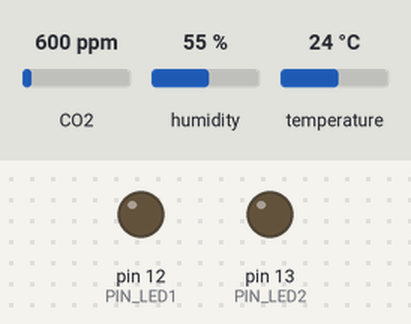
A sketch run on a simulated Arduino Uno, built with avr-gcc and run on an emulated ATmega328P. Shown: output pins drawn as LEDs (lit = HIGH). The test bench sets the inputs (shaded band); at power-on: humidity 55 %, temperature 24 °C, CO2 600 ppm. What the sketch prints to the serial monitor is not drawn.

Above: at 1.2 s.
1.3 s: humidity set to 58 %
5.3 s: humidity set to 61 %
At 8.6 s:
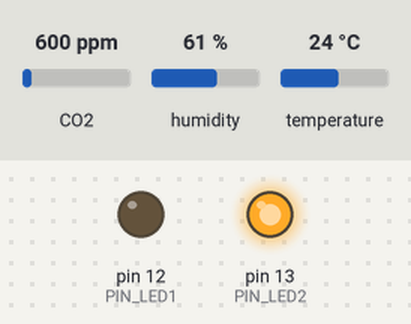
9.8 s: temperature set to 26 °C
At 13.3 s:
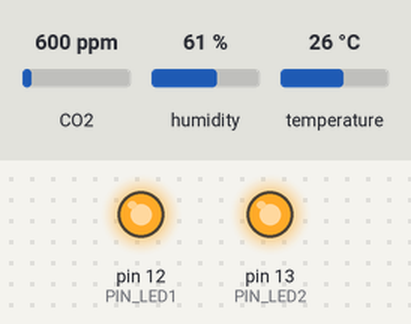
13.9 s: humidity set to 22 %
At 16.8 s:
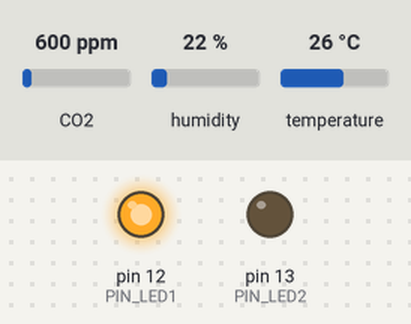
18.0 s: humidity set to 68 %
At 21.5 s:
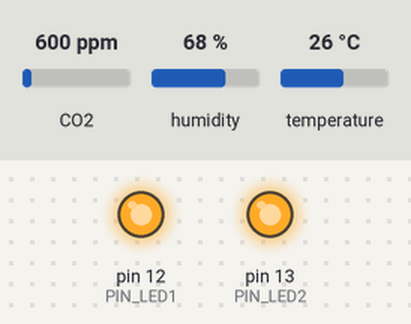
22.2 s: humidity set to 40 %
At 26.2 s:
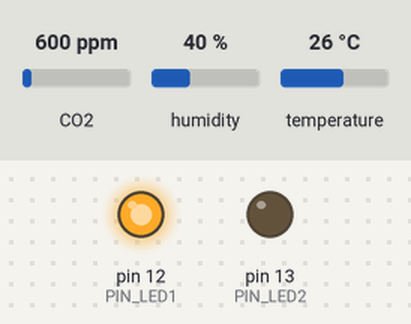
Timing chart, 0 to 27.3 s (numbered marks = the images above; inputs shaded):
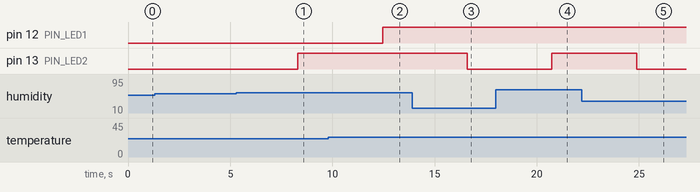

The sketch:

Sensor_MQ135_DHT11.ino
```cpp
/*
  A0: đầu vào của cảm biến MQ135
  A1: đầu vào của cảm biến DHT

*/
#include <MQ135.h>
#include <dht.h>

#define MQ135_Pin A0
#define DHT_Pin 4

int PIN_LED1 = 12;
int PIN_LED2 = 13;

dht DHT;
MQ135 MQ135_Sensor = MQ135(MQ135_Pin);

void setup() {
  // put your setup code here, to run once:
  Serial.begin(9600);
  pinMode(PIN_LED1, OUTPUT);
  pinMode(PIN_LED2, OUTPUT);
  Serial.println("MQ135 Hello!!!");
}

void loop() {
  // put your main code here, to run repeatedly:
  DHT.read11(DHT_Pin);
  /*Dùng hàm humidity của thư viện DHT để nhận kết quả của độ ẩm*/
  float humidity = DHT.humidity;
  /*Dùng hàm temperature của thư viện DHT để nhận kết quả của nhiệt độ*/
  float temperature = DHT.temperature;
  Serial.println("Data of DHT11:");
  Serial.print("Độ ẩm = ");
  Serial.print(humidity);
  Serial.print("%  ");

  Serial.print("Nhiệt độ = ");
  Serial.print(temperature);
  Serial.println("*C  ");

  if (temperature >= 25) {
    digitalWrite(PIN_LED1, HIGH);
  }
  else {
    digitalWrite(PIN_LED1, LOW);
  }
  if (humidity >= 60) {
    digitalWrite(PIN_LED2, HIGH);
  }
  else {
    digitalWrite(PIN_LED2, LOW);
  }

  //Lấy hệ số trung bình của thư viện
  float rZero = MQ135_Sensor.getRZero();

  //Lấy hệ số được tính từ nhiệt độ và độ ẩm
  float correctedRZero = MQ135_Sensor.getCorrectedRZero(temperature, humidity);

  //Lấy khoảng cách tối đa mà cảm biến phát hiện ra
  float resistance = MQ135_Sensor.getResistance();

  //Đọc giá trị ppm
  float ppm = MQ135_Sensor.getPPM();

  //
  float correctedPPM = MQ135_Sensor.getCorrectedPPM(temperature, humidity);

  Serial.println("Data of MQ135:");
  Serial.print("MQ135 RZero: ");
  Serial.println(rZero);
  Serial.print("Corrected RZero: ");
  Serial.println(correctedRZero);
  Serial.print("Resistance: ");
  Serial.println(resistance);
  Serial.print("PPM: ");
  Serial.println(ppm);
  Serial.print("Corrected PPM: ");
  Serial.print(correctedPPM);
  Serial.print("ppm");

  delay(4000);
  Serial.print("\n\n");
}
```

Measured:
- the behaviour switches between 59 and 60 % on humidity (found by bisection; images 0 and 1)
- the behaviour switches between 24 and 25 °C on temperature (found by bisection; images 1 and 2)
- after the input at 1.3 s, every drawn part: stays the same
- after the input at 5.3 s, pin 13 (PIN_LED2): LOW → HIGH after 3.0 s
- after the input at 9.8 s, pin 12 (PIN_LED1): LOW → HIGH after 2.7 s
- after the input at 13.9 s, pin 13 (PIN_LED2): HIGH → LOW after 2.7 s
- after the input at 18.0 s, pin 13 (PIN_LED2): LOW → HIGH after 2.7 s
- after the input at 22.2 s, pin 13 (PIN_LED2): HIGH → LOW after 2.7 s
